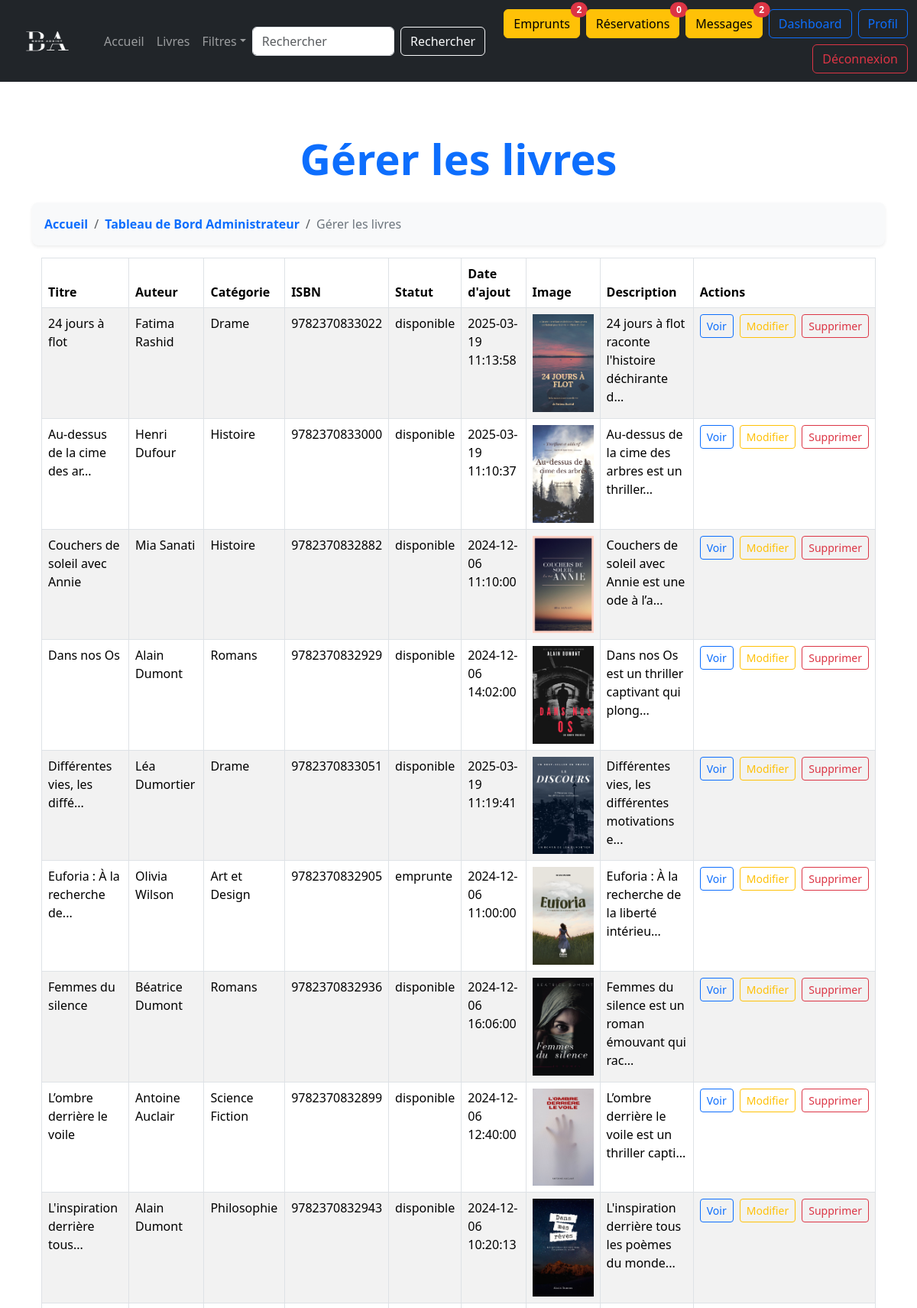
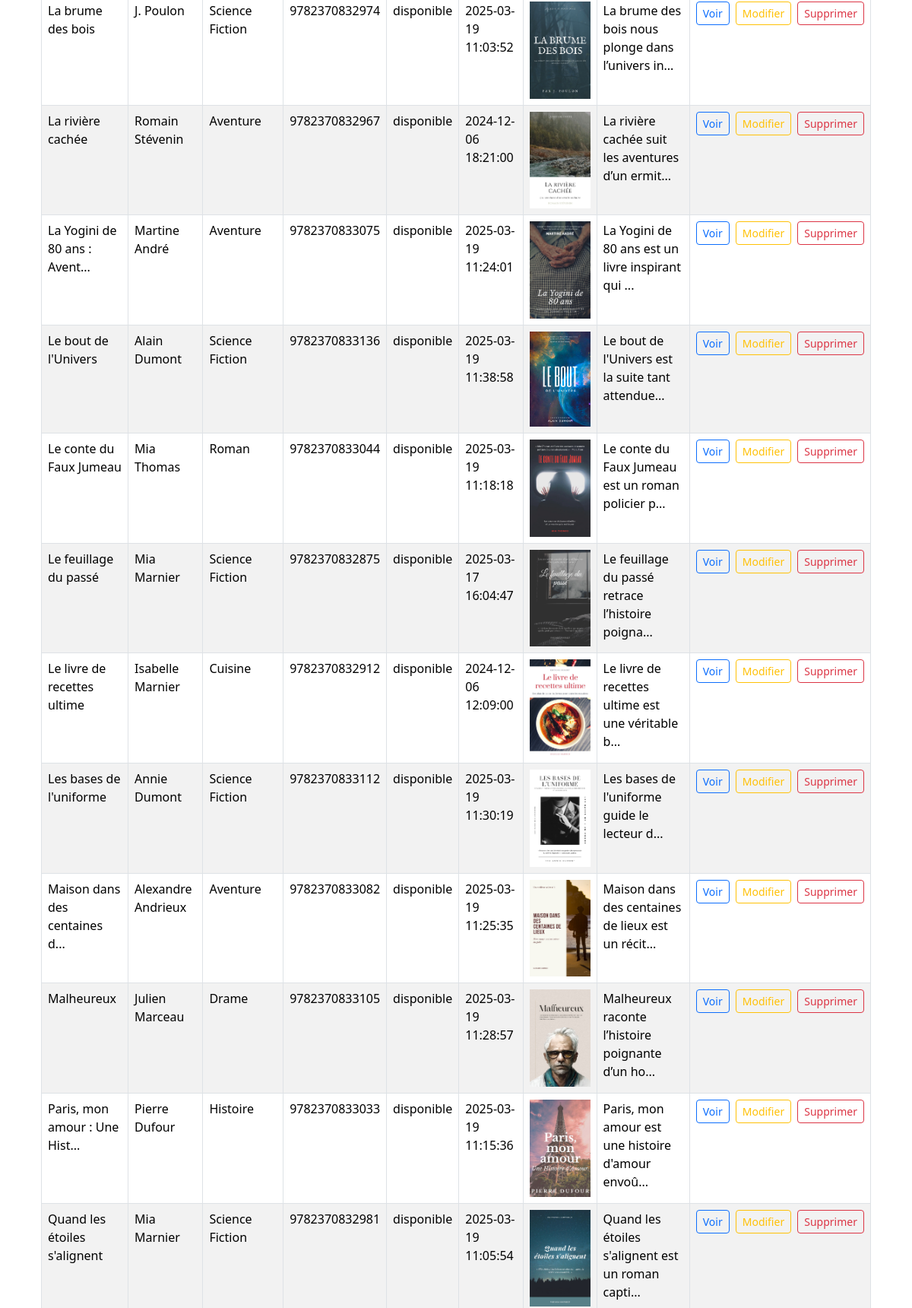
The page /index.php?p=administrateur/gererLivres (signed in, upper part) on the database its author committed (2 pictures, top to bottom).
### tables this page shows
CREATE TABLE IF NOT EXISTS `livres` (
  `id_livre` int NOT NULL AUTO_INCREMENT,
  `titre` varchar(255) NOT NULL,
  `auteur` varchar(100) NOT NULL,
  `categorie` varchar(100) DEFAULT NULL,
  `isbn` varchar(13) DEFAULT NULL,
  `statut` enum('disponible','emprunte') DEFAULT 'disponible',
  `date_ajout` timestamp NULL DEFAULT CURRENT_TIMESTAMP,
  `image` varchar(255) NOT NULL,
  `description` text NOT NULL,
  PRIMARY KEY (`id_livre`),
  UNIQUE KEY `isbn` (`isbn`)
);

### controleur/adminControleur.php (called while the page is built, shortened)
<?php
function gererLivresPage()
{
   $livres = afficheLivres(true);
   require("./view/administrateur/gererLivres/accueilgererLivres.php");
}

### model/interfaceModel.php (called while the page is built, shortened)
<?php
   function afficheLivres($all = false): array
   {
       try {
           $pdo = dbConnect();
           if ($all) {
               $pdoStatement = $pdo->prepare('SELECT * FROM livres ORDER BY titre');
           } else {
               $pdoStatement = $pdo->prepare('SELECT * FROM livres ORDER BY titre LIMIT 4');
           }
           $pdoStatement->execute();
           $livres = $pdoStatement->fetchAll(PDO::FETCH_ASSOC);
           return $livres;
       } catch (PDOException $e) {
           echo "Erreur : " . $e->getMessage();
           return [];
       }
   }
   ?>

### view/administrateur/gererLivres/accueilgererLivres.php (the view, shortened to what this page needs)
<h1 class="text-center display-4 fw-bold text-primary my-4">Gérer les livres</h1>
<nav aria-label="breadcrumb">
    <ol class="breadcrumb bg-light p-3 rounded-3 shadow-sm">
        <li class="breadcrumb-item"><a href="index.php" class="text-decoration-none text-primary fw-bold">Accueil</a></li>
        <li class="breadcrumb-item"><a href="index.php?p=administrateur" class="text-decoration-none text-primary fw-bold">Tableau de Bord Administrateur</a></li>
        <li class="breadcrumb-item active text-secondary" aria-current="page">Gérer les livres</li>
    </ol>
</nav>
<?php if (!empty($livres)): ?>
    <div class="container">
        <table class="table table-striped table-bordered table-hover">
            <thead class="thead-dark">
                <tr>
                    <th>Titre</th>
                    <th>Auteur</th>
                    <th>Catégorie</th>
                    <th>ISBN</th>
                    <th>Statut</th>
                    <th>Date d'ajout</th>
                    <th>Image</th>
                    <th>Description</th>
                    <th>Actions</th>
                </tr>
            </thead>
            <tbody>
                <?php foreach ($livres as $livre): ?>
                    <tr>
                        <td><?= mb_strimwidth(html_entity_decode($livre["titre"]), 0, 30, "..."); ?></td>
                        <td><?= mb_strimwidth(html_entity_decode($livre["auteur"]), 0, 20, "..."); ?></td>
                        <td><?= mb_strimwidth(html_entity_decode($livre["categorie"]), 0, 20, "..."); ?></td>
                        <td><?= mb_strimwidth(html_entity_decode($livre["isbn"]), 0, 20, "..."); ?></td>
                        <td><?= mb_strimwidth(html_entity_decode($livre["statut"]), 0, 20, "..."); ?></td>
                        <td><?= mb_strimwidth(html_entity_decode($livre["date_ajout"]), 0, 20, "..."); ?></td>
                        <td>
                            <?php if (!empty($livre['image'])): ?>
                                <img src="<?= URL_ASSETS . 'images/' . $livre['image']; ?>"
                                    alt="Image du livre <?= htmlspecialchars($livre['titre']); ?>"
                                    class="img-fluid"
                                    style="max-width: 80px;">
                            <?php else: ?>
                                <span class="text-muted">Aucune image disponible pour ce livre</span>
                            <?php endif; ?>
                        </td>
                        <td><?= mb_strimwidth(html_entity_decode($livre["description"]), 0, 50, "..."); ?></td>
                        <td>
                            <div class="d-flex gap-2">
                                <a href="index.php?p=detailLivre&idLivre=<?= $livre["id_livre"] ?>" class="btn btn-sm btn-outline-primary">Voir</a>
                                <a href="index.php?p=administrateur/gererLivres/modifierLivres&idLivre=<?= $livre["id_livre"] ?>" class="btn btn-sm btn-outline-warning">Modifier</a>
                                <div class="text-center">
                                    <a href="#" class="btn btn-sm btn-outline-danger" onclick="confirmerDesinscription(<?= $livre['id_livre'] ?>)">Supprimer</a>
                                </div>
                            </div>
                        </td>
                    </tr>
                <?php endforeach; ?>
            </tbody>
        </table>
    </div>
<?php endif; ?>
<?php
require("./view/template/templateAccueil.php");
?>

### rows shown on the page
livres: titre "24 jours à flot", auteur "Fatima Rashid", categorie "Drame", isbn "9782370833022", statut "disponible", date_ajout "2025-03-19 11:13:58", image (picture), description "24 jours à flot raconte l'histoire déchirante d..."
livres: titre "Au-dessus de la cime des ar...", auteur "Henri Dufour", categorie "Histoire", isbn "9782370833000", statut "disponible", date_ajout "2025-03-19 11:10:37", image (picture), description "Au-dessus de la cime des arbres est un thriller..."
livres: titre "Couchers de soleil avec Annie", auteur "Mia Sanati", categorie "Histoire", isbn "9782370832882", statut "disponible", date_ajout "2024-12-06 11:10:00", image (picture), description "Couchers de soleil avec Annie est une ode à l’a..."
livres: titre "Dans nos Os", auteur "Alain Dumont", categorie "Romans", isbn "9782370832929", statut "disponible", date_ajout "2024-12-06 14:02:00", image (picture), description "Dans nos Os est un thriller captivant qui plong..."
livres: titre "Différentes vies, les diffé...", auteur "Léa Dumortier", categorie "Drame", isbn "9782370833051", statut "disponible", date_ajout "2025-03-19 11:19:41", image (picture), description "Différentes vies, les différentes motivations e..."
livres: titre "Euforia : À la recherche de...", auteur "Olivia Wilson", categorie "Art et Design", isbn "9782370832905", statut "emprunte", date_ajout "2024-12-06 11:00:00", image (picture), description "Euforia : À la recherche de la liberté intérieu..."
livres: titre "Femmes du silence", auteur "Béatrice Dumont", categorie "Romans", isbn "9782370832936", statut "disponible", date_ajout "2024-12-06 16:06:00", image (picture), description "Femmes du silence est un roman émouvant qui rac..."
livres: titre "L’ombre derrière le voile", auteur "Antoine Auclair", categorie "Science Fiction", isbn "9782370832899", statut "disponible", date_ajout "2024-12-06 12:40:00", image (picture), description "L’ombre derrière le voile est un thriller capti..."
livres: titre "L'inspiration derrière tous...", auteur "Alain Dumont", categorie "Philosophie", isbn "9782370832943", statut "disponible", date_ajout "2024-12-06 10:20:13", image (picture), description "L'inspiration derrière tous les poèmes du monde..."
livres: titre "La brume des bois", auteur "J. Poulon", categorie "Science Fiction", isbn "9782370832974", statut "disponible", date_ajout "2025-03-19 11:03:52", image (picture), description "La brume des bois nous plonge dans l’univers in..."
livres: titre "La rivière cachée", auteur "Romain Stévenin", categorie "Aventure", isbn "9782370832967", statut "disponible", date_ajout "2024-12-06 18:21:00", image (picture), description "La rivière cachée suit les aventures d’un ermit..."
livres: titre "La Yogini de 80 ans : Avent...", auteur "Martine André", categorie "Aventure", isbn "9782370833075", statut "disponible", date_ajout "2025-03-19 11:24:01", image (picture), description "La Yogini de 80 ans est un livre inspirant qui ..."
livres: titre "Le bout de l'Univers", auteur "Alain Dumont", categorie "Science Fiction", isbn "9782370833136", statut "disponible", date_ajout "2025-03-19 11:38:58", image (picture), description "Le bout de l'Univers est la suite tant attendue..."
livres: titre "Le conte du Faux Jumeau", auteur "Mia Thomas", categorie "Roman", isbn "9782370833044", statut "disponible", date_ajout "2025-03-19 11:18:18", image (picture), description "Le conte du Faux Jumeau est un roman policier p..."
livres: titre "Le feuillage du passé", auteur "Mia Marnier", categorie "Science Fiction", isbn "9782370832875", statut "disponible", date_ajout "2025-03-17 16:04:47", image (picture), description "Le feuillage du passé retrace l’histoire poigna..."
livres: titre "Le livre de recettes ultime", auteur "Isabelle Marnier", categorie "Cuisine", isbn "9782370832912", statut "disponible", date_ajout "2024-12-06 12:09:00", image (picture), description "Le livre de recettes ultime est une véritable b..."
livres: titre "Les bases de l'uniforme", auteur "Annie Dumont", categorie "Science Fiction", isbn "9782370833112", statut "disponible", date_ajout "2025-03-19 11:30:19", image (picture), description "Les bases de l'uniforme guide le lecteur d..."
livres: titre "Maison dans des centaines d...", auteur "Alexandre Andrieux", categorie "Aventure", isbn "9782370833082", statut "disponible", date_ajout "2025-03-19 11:25:35", image (picture), description "Maison dans des centaines de lieux est un récit..."
livres: titre "Malheureux", auteur "Julien Marceau", categorie "Drame", isbn "9782370833105", statut "disponible", date_ajout "2025-03-19 11:28:57", image (picture), description "Malheureux raconte l’histoire poignante d’un ho..."
livres: titre "Paris, mon amour : Une Hist...", auteur "Pierre Dufour", categorie "Histoire", isbn "9782370833033", statut "disponible", date_ajout "2025-03-19 11:15:36", image (picture), description "Paris, mon amour est une histoire d'amour envoû..."
livres: titre "Quand les étoiles s'alignent", auteur "Mia Marnier", categorie "Science Fiction", isbn "9782370832981", statut "disponible", date_ajout "2025-03-19 11:05:54", image (picture), description "Quand les étoiles s'alignent est un roman capti..."

### other values the page prints
$_SESSION["nombreEmprunts"] "2"
$_SESSION["nombreReserves"] "0"
$_SESSION["nombreMessages"] "2"
